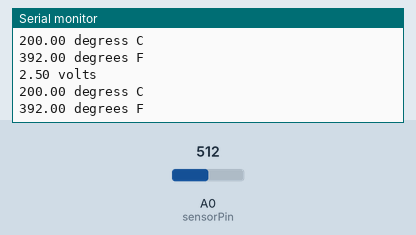
A sketch run on a simulated Arduino Uno, built with avr-gcc and run on an emulated ATmega328P. Parts: the last lines printed to the serial monitor. Inputs (shaded band) come from the test bench; at power-on: A0 (sensorPin) = 512.

Above: at 1.8 s.
1.9 s: A0 (sensorPin) set to 716
At 2.8 s:
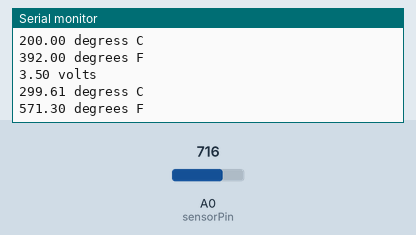
3.4 s: A0 (sensorPin) set to 900
At 4.8 s:
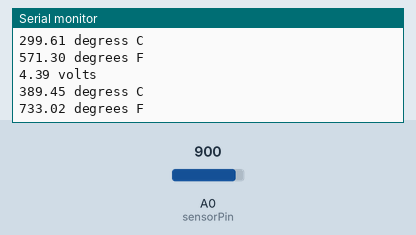
Timing chart, 0 to 6.4 s (numbered marks = the images above; inputs shaded):
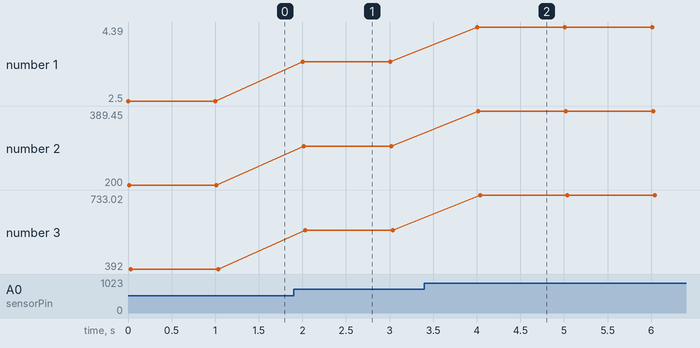

The sketch:

_Tm36WinterScholars.ino
```cpp
int sensorPin = 0;

void setup() {
  // put your setup code here, to run once:
  Serial.begin (9600);

}

void loop()
{
  int reading = analogRead(sensorPin);

  float voltage = reading * 5.0;
  voltage /= 1024.0;

  Serial.print(voltage); Serial.println(" volts");
  float temperatureC = (voltage - 0.5) * 100;

  Serial.print(temperatureC); Serial.println (" degress C");

  //convert fareneheit to celcius
  float temperatureF = (temperatureC * 9.0 / 5.0) + 32.0;
  Serial.print (temperatureF); Serial.println(" degrees F");

  delay (1000); //waitng for a second


}
```

Measured:
- after the input at 1.9 s, the serial monitor: prints a new line after 0.10 s (image 1)
- after the input at 3.4 s, the serial monitor: prints a new line after 0.61 s (image 2)
- plotted number 1: 2.5 → 3.5 after the input at 1.9 s, 3.5 → 4.39 after the input at 3.4 s
- plotted number 2: 200 → 299.61 after the input at 1.9 s, 299.61 → 389.45 after the input at 3.4 s
- plotted number 3: 392 → 571.3 after the input at 1.9 s, 571.3 → 733.02 after the input at 3.4 s
